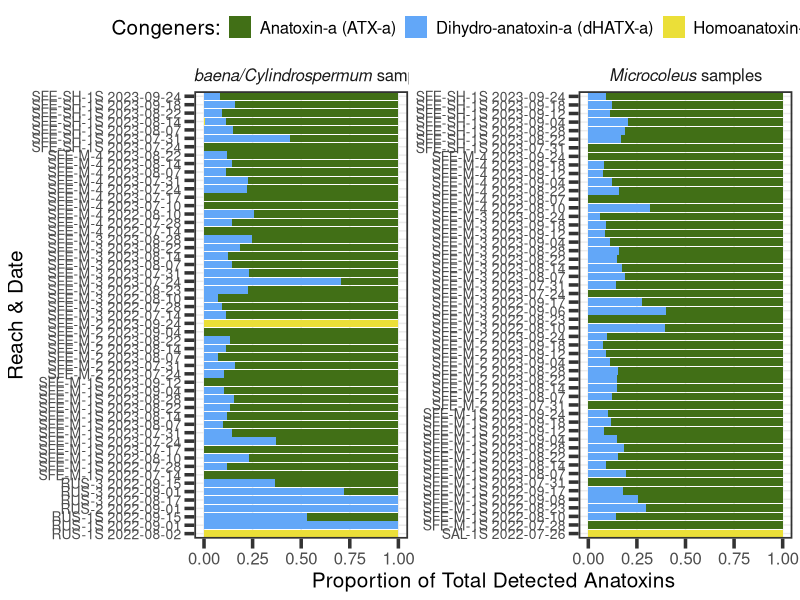

Source code (R): (Note: this script raises an error after producing the figure.)
#### Supplemental figures related to anatoxin concentrations
### Jordan Zabrecky
## last edited: 04.30.2025

# These figures show (1) the proportion of anatoxin congeners for each sample,
# (2) the difference between anatoxins normalized per organic matter vs. chl-a,
# (3) the difference in mat concentrations on our single day riffle experiment

## WANT TO EVENTUALLY MOVE THEME-ING TO THE TOP HERE

#### (1) Loading libraries and anatoxins data ####

# loading libraries
lapply(c("tidyverse", "lubridate", "ggtext", "scales"), 
       require, character.only = T)

# loading anatoxins data
anatoxins <- read.csv("./data/field_and_lab/cyano_atx.csv")
riffle_exp <- read.csv("./data/field_and_lab/riffle_exp_atx.csv")

# use lubridate
anatoxins$field_date <- ymd(anatoxins$field_date)
anatoxins$year <- year(anatoxins$field_date)

# create character column that includes site, reach, and field date information
anatoxins <- anatoxins %>%
  mutate(site_reach_date = paste(site_reach, field_date, sep = " "))

# set universal theme for all plots
theme_set(theme_bw() + theme(legend.position = "top",
                             panel.grid.minor = element_blank(),
                             panel.border = element_rect(linewidth = 1.2), axis.ticks = element_line(linewidth = 1.2),
                             text = element_text(size = 15), axis.ticks.length=unit(.25, "cm"),
                             axis.text.y = element_text(size = 10)))

#### (2) Proportion of congeners ####

# pivot anatoxins data to be longer (will include triplicates)
anatoxins_long <- anatoxins %>% 
  pivot_longer(c(ATXa_ug_g:HTXa_ug_g), names_to = "congener",
               values_to = "ug_g") %>% 
  select(field_date, year, site_reach, site_reach_date, sample_type, congener, ug_g) %>% 
  # only care about samples with detections
  filter(ug_g > 0)

# figure for microcoleus samples
congener_fig <- ggplot(anatoxins_long, aes(fill = congener, y = site_reach_date, x = ug_g)) + 
  scale_fill_manual("Congeners:", labels = c("Anatoxin-a (ATX-a)", "Dihydro-anatoxin-a (dHATX-a)", "Homoanatoxin-a (HTX-a)"),
                    values = c("#416f16", "#62a7f8", "#ebdf38")) +
  geom_bar(position="fill", stat="identity") +
  facet_wrap(~sample_type, scales = "free", ncol = 2,
             labeller =  as_labeller(c(`TM` = "*Microcoleus* samples", 
                                       `TAC`= "*Anabaena/Cylindrospermum* samples"))) +
  labs(x = "Proportion of Total Detected Anatoxins", y = "Reach & Date") +
  theme(strip.background = element_blank()) + # get rid of gray background for facet title
  theme(strip.text = ggtext::element_markdown()) # to get only genus name italicized
congener_fig

#### (2) Normalizing by OM vs. chl-a figure ####

# scale normalization to chl-a to match that of 
anatoxins_edit <- anatoxins %>% 
  mutate(ATX_all_ug_chla_mg = ATX_all_ug_chla_ug * 1000,
         ATX_all_ug_chla_mg_scaled = ATX_all_ug_chla_mg * 12)

# separate out TAC and TM
anatoxins_edit_long <- pivot_longer(anatoxins_edit, cols = c(16, 12),
                                    values_to = "values",
                                    names_to = "normalized_type") %>% 
  select(site_reach_date, sample_type, normalized_type, values) %>% 
  # only care about samples with detections
  filter(values > 0) 

# figure
normalize_fig <- ggplot(anatoxins_edit_long, aes(x = values, y = site_reach_date, 
                                            fill = normalized_type)) +
  geom_bar(position = "dodge", stat = "identity") +
  scale_x_continuous(expression(paste(mu, "g ATX per g OM"), sep = ""), 
                     trans = pseudo_log_trans(base = 10),
                     breaks = c(0, 5, 10, 25, 50, 100, 200),
                     sec.axis = sec_axis(~.x/12, 
                                         name = expression(paste(mu, "g ATX per mg chl-a"), sep = ""),
                                         breaks = c(0, 1, 2.5, 5, 10, 20))) +
  scale_fill_manual(NULL, labels = c("ATX normalized to chl-a", "ATX normalized to OM"),
                    values = c("#ebdf38", "#62a7f8")) +
  facet_wrap(~sample_type, scales = "free_y",
             labeller =  as_labeller(c(`TM` = "*Microcoleus* samples", 
                                       `TAC`= "*Anabaena/Cylindrospermum* samples"))) +
  labs(y = "Reach & Date") +
  theme(strip.background = element_blank()) + # get rid of gray background for facet title
  theme(strip.text = ggtext::element_markdown()) + # to get only genus name italicized
  theme(strip.placement = "outside") # move facet wrap title above y-values
normalize_fig

#### (3) Riffle experiment ####

# color palette
grad_palette <- c("#080f2b", "#002b50", "#004967", "#00677a", "#008788", "#00aa8a", 
                  "#00cc77", "#7fe95e", "#daff47")

# making figure
riffle_fig <- ggplot(data = riffle_exp, aes(x = ATXa_ug_g, y = dhATXa_ug_g)) +
  geom_point(aes(fill = site_reach), shape = 21, size = 6, alpha = 0.9, stroke = 1) +
  labs(y = expression(paste(mu, "g dhATX-a g"^-1, "dry weight")), 
       x = expression(paste(mu, "g ATX-a g"^-1, "dry weight"))) +
  scale_x_continuous(labels = label_number(accuracy = 0.01)) +
  scale_fill_manual(values = grad_palette) +
  theme(legend.title=element_blank(), axis.text.x = element_text(size = 12),
        axis.text.y = element_text(size = 12), legend.position = "right")
riffle_fig
# pair with photo in editing program
# also use scale from blue to yellow because I think when it goes back it overlaps some colors
